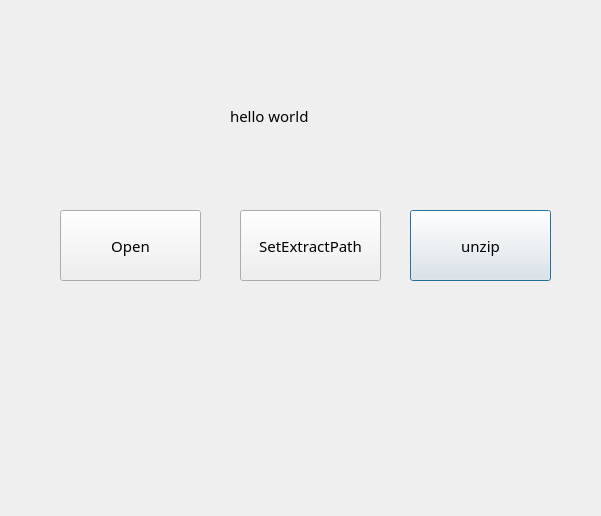
<?xml version="1.0" encoding="UTF-8"?>
<ui version="4.0">
 <class>Dialog</class>
 <widget class="QDialog" name="Dialog">
  <property name="geometry">
   <rect>
    <x>0</x>
    <y>0</y>
    <width>601</width>
    <height>516</height>
   </rect>
  </property>
  <property name="font">
   <font>
    <family>3ds</family>
    <pointsize>11</pointsize>
   </font>
  </property>
  <property name="windowTitle">
   <string>UnzipSoftware</string>
  </property>
  <widget class="QLabel" name="label">
   <property name="geometry">
    <rect>
     <x>230</x>
     <y>100</y>
     <width>91</width>
     <height>31</height>
    </rect>
   </property>
   <property name="text">
    <string>hello world</string>
   </property>
  </widget>
  <widget class="QPushButton" name="pushButton_Unzip">
   <property name="geometry">
    <rect>
     <x>410</x>
     <y>210</y>
     <width>141</width>
     <height>71</height>
    </rect>
   </property>
   <property name="text">
    <string>unzip</string>
   </property>
  </widget>
  <widget class="QPushButton" name="pushButton_Open">
   <property name="geometry">
    <rect>
     <x>60</x>
     <y>210</y>
     <width>141</width>
     <height>71</height>
    </rect>
   </property>
   <property name="text">
    <string>Open</string>
   </property>
  </widget>
  <widget class="QPushButton" name="pushButton_Extract">
   <property name="geometry">
    <rect>
     <x>240</x>
     <y>210</y>
     <width>141</width>
     <height>71</height>
    </rect>
   </property>
   <property name="text">
    <string>SetExtractPath</string>
   </property>
  </widget>
 </widget>
 <resources/>
 <connections/>
</ui>
